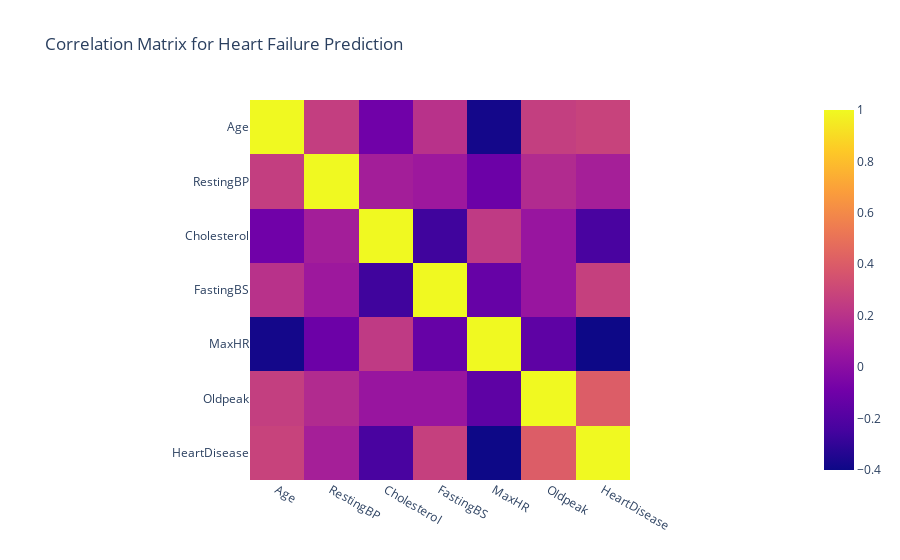

This figure's notebook cell:
### Markdown cell above
Typically, a correlation matrix is “square”, with the same variables shown in the rows and columns. The below matrix shows correlations between the Heart Failure attributes. The line of 1.00s going from the top left to the bottom right is the main diagonal, which shows that each variable always perfectly correlates with itself. This matrix is symmetrical, with the same correlation is shown above the main diagonal being a mirror image of those below the main diagonal.

This can be done using the following methods:
- **.corr():** calculates correlation coefficients.
- **.imshow():** visualizes the matrix with the .corr() as input.

### Code cell
# Correlation Matrix
px.imshow(df.corr(), title="Correlation Matrix for Heart Failure Prediction")

### Figure 1 — Plotly figure (JSON) as saved in the notebook; plotly's stock layout.template omitted (floating-point values rounded to 4 significant figures)
{"data": [{"coloraxis": "coloraxis", "hovertemplate": "x: %{x}<br>y: %{y}<br>color: %{z}<extra></extra>", "name": "0", "type": "heatmap", "x": ["Age", "RestingBP", "Cholesterol", "FastingBS", "MaxHR", "Oldpeak", "HeartDisease"], "xaxis": "x", "y": ["Age", "RestingBP", "Cholesterol", "FastingBS", "MaxHR", "Oldpeak", "HeartDisease"], "yaxis": "y", "z": [[1, 0.2544, -0.09528, 0.198, -0.382, 0.2586, 0.282], [0.2544, 1, 0.1009, 0.07019, -0.1121, 0.1648, 0.1076], [-0.09528, 0.1009, 1, -0.261, 0.2358, 0.05015, -0.2327], [0.198, 0.07019, -0.261, 1, -0.1314, 0.0527, 0.2673], [-0.382, -0.1121, 0.2358, -0.1314, 1, -0.1607, -0.4004], [0.2586, 0.1648, 0.05015, 0.0527, -0.1607, 1, 0.404], [0.282, 0.1076, -0.2327, 0.2673, -0.4004, 0.404, 1]]}], "layout": {"coloraxis": {"colorscale": [[0, "#0d0887"], [0.1111, "#46039f"], [0.2222, "#7201a8"], [0.3333, "#9c179e"], [0.4444, "#bd3786"], [0.5556, "#d8576b"], [0.6667, "#ed7953"], [0.7778, "#fb9f3a"], [0.8889, "#fdca26"], [1, "#f0f921"]]}, "title": {"text": "Correlation Matrix for Heart Failure Prediction"}, "xaxis": {"anchor": "y", "constrain": "domain", "domain": [0, 1], "scaleanchor": "y"}, "yaxis": {"anchor": "x", "autorange": "reversed", "constrain": "domain", "domain": [0, 1]}}}
